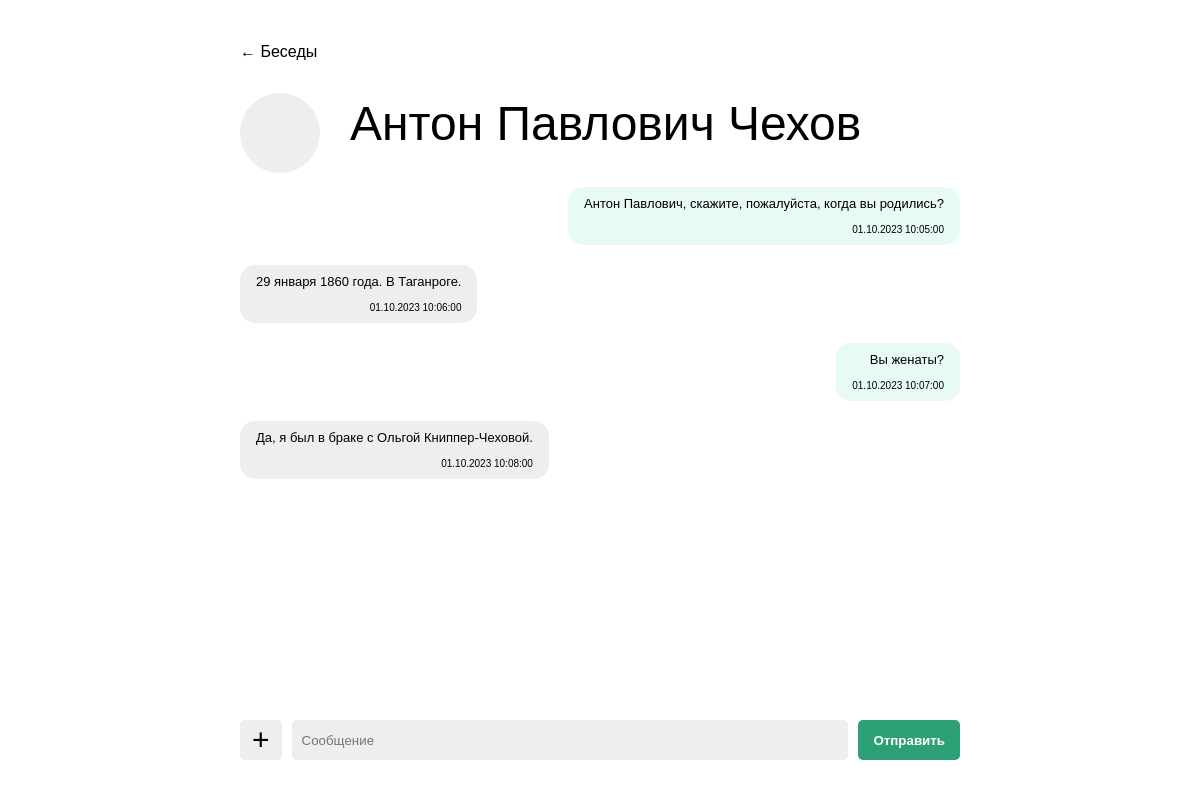
Screenshot of /?respondent=2 with the database file from the repository.
### tables this page shows
CREATE TABLE `users` (
  `id` int NOT NULL,
  `name` varchar(50) NOT NULL
);

CREATE TABLE `messages` (
  `id` int NOT NULL,
  `from_user_id` int NOT NULL,
  `to_user_id` int NOT NULL,
  `text` text NOT NULL,
  `datetime` datetime NOT NULL
);

### index.php (called while the page is built, shortened)
<?
require_once 'Viewer.php';
require_once 'Model.php';
$viewer = new Viewer();
$model = new Model();
$presenter = new Presenter($model);
$presenter->attachView($viewer);
$accountOwner = new AccountOwner(4, 'Максим Бобков');
$presenter->run($accountOwner);
?>

### Model.php (called while the page is built, shortened)
<?
class Model {
    public $dbHandler;
    function __construct() {
        $this->dbHandler = $this->connectToDb();
    }
    public function connectToDb() {
        $mysqli = new mysqli('localhost', 'root', 'qwerty', 'messenger');
        mysqli_set_charset($mysqli, 'utf8mb4');
        mysqli_query($mysqli, 'SET SQL_BIG_SELECTS=1');
        return $mysqli;
    }
    public function loadChat(int $accountOwner_id, int $respondent_id): array {
        $q = $this->dbHandler->query('
        SELECT
            `text`,
            `datetime`,
            IF(`from_user_id` = '.$accountOwner_id.', "outgoing", "incoming") `direction`
        FROM `messages`
        WHERE
            (`from_user_id` = '.$accountOwner_id.' AND `to_user_id`   = '.$respondent_id.') OR
            (`to_user_id`   = '.$accountOwner_id.' AND `from_user_id` = '.$respondent_id.')
        ORDER BY `datetime`');
        for ($messages = []; $row = $q->fetch_assoc(); $messages[] = $row);
        return $messages;
    }
    public function getUserName(int $user_id): string {
        $q = $this->dbHandler->query('
        SELECT `name`
        FROM `users`
        WHERE `id` = '.$user_id);
        return $q->fetch_assoc()['name'];
    }
}
?>

### Viewer.php (the view, shortened to what this page needs)
<?
class Viewer implements ViewerInterface {
        $this->pageHeader('Мессенджер / Все беседы'); ?>
        </div><?
    public function chatPage(string $respondent_name, array $messages): void {
        $this->pageHeader('Мессенджер / Беседа с '.$respondent_name); ?>
        <div class="chat-wrapper">
            <div>
                <div class="back">
                    <a href="/messenger/">← Беседы</a>
                </div>
                <h1>
                    <div class="avatar"></div>
                    <?= $respondent_name ?>
                </h1>
                <div class="chat"><?
                foreach ($messages as $message) { ?>
                    <div class="<?= $message['direction'] ?>">
                        <div>
                            <div><?= $message['text'] ?></div>
                            <div class="date"><?= date('d.m.Y H:i:s', strtotime($message['datetime'])) ?></div>
                        </div>
                    </div><?
                } ?>
                </div>
            </div>
            <div class="new-message">
                <div>+</div>
                <input placeholder="Сообщение" type="text" />
                <button type="button">Отправить</button>
            </div>
        </div><?
        $this->pageFooter();
    }
    public function pageHeader(string $title): void { ?>
        <!DOCTYPE html>
        <html>
        <head>
        </head>
        <body>
            <div class="page-wrapper"><?
    }
    public function pageFooter(): void { ?>
            </div>
        </body>
        </html><?
    }
}
?>

### Viewer.php (style rules this page uses)
html, body { font: 16px/23px Tahoma, sans-serif; margin: 0; padding: 0 }
.page-wrapper { width: 800px; margin: 0 auto; padding: 40px; box-sizing: border-box }
.avatar { float: left; width: 60px; height: 60px; background: #EEE; border-radius: 30px; margin-right: 20px }
h1 { font-size: 48px; line-height: 62px; font-weight: normal; margin-top: 0 }
h1 .avatar { width: 80px; height: 80px; border-radius: 40px; margin-right: 30px }
.back { margin-bottom: 30px }
.back a { color: #000; text-decoration: none }
.chat-wrapper { display: flex; flex-direction: column; justify-content: space-between; height: calc(100vh - 80px) }
.chat > div { margin-bottom: 20px }
.chat > div > div { display: inline-block; background: #EEE; padding: 8px 16px; border-radius: 15px; max-width: 500px; font-size: 13px; line-height: 18px }
.chat .outgoing { text-align: right }
.chat .outgoing > div { background: #E7FAF3 }
.chat .date { margin-top: 10px; float: right; font-size: 10px; line-height: 140% }
.new-message { display: flex }
.new-message div { background: #EEE; border-radius: 5px; padding: 5px 12px; margin-right: 10px; cursor: pointer; font-size: 30px; line-height: 30px }
.new-message input { background: #EEE; border-radius: 5px; border: 0; width: 100%; flex-grow: 1; margin-right: 10px; padding: 5px 10px }
.new-message button { background: #2DA076; border-radius: 5px; color: #FFF; border: 0; padding: 5px 15px; font-weight: bold; cursor: pointer }

### rows the page displays
users: name "Антон Павлович Чехов"
messages: text "Антон Павлович, скажите, пожалуйста, когда вы родились?", datetime "01.10.2023 10:05:00"
messages: text "29 января 1860 года. В Таганроге.", datetime "01.10.2023 10:06:00"
messages: text "Вы женаты?", datetime "01.10.2023 10:07:00"
messages: text "Да, я был в браке с Ольгой Книппер-Чеховой.", datetime "01.10.2023 10:08:00"
